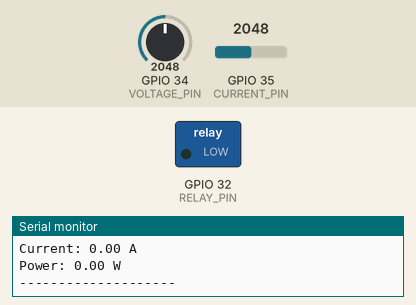
A sketch run on a simulated ESP32. Shown: switched loads named in the sketch (green lamp = pin HIGH), the last lines printed to the serial monitor. The test bench sets the inputs (shaded band); at power-on: GPIO 35 (CURRENT_PIN) = 2048, GPIO 34 (VOLTAGE_PIN) = 2048.

Above: at 2.8 s.
2.9 s: GPIO 35 (CURRENT_PIN) set to 2215
5.6 s: GPIO 35 (CURRENT_PIN) set to 2311
At 7.2 s:
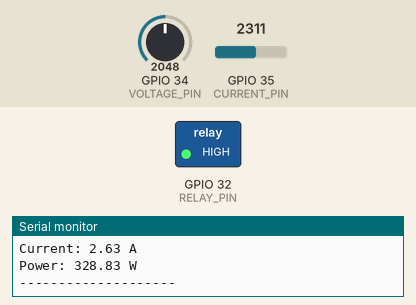
8.3 s: GPIO 35 (CURRENT_PIN) set to 2047
At 11.3 s:
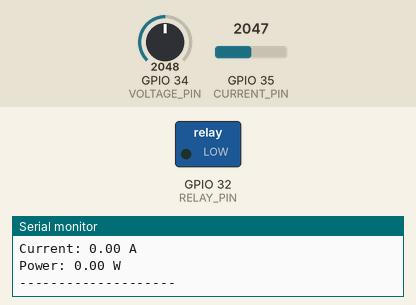
11.6 s: GPIO 35 (CURRENT_PIN) set to 2866
At 13.4 s:
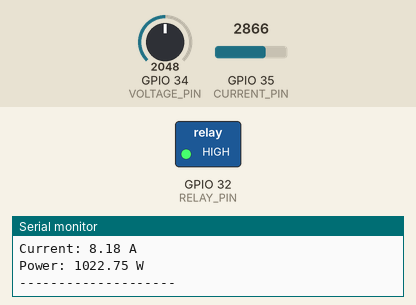
Timing chart, 0 to 14.9 s (numbered marks = the images above; inputs shaded):
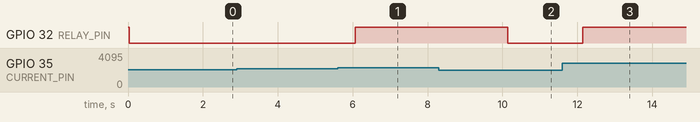

The sketch:

smartEnergymeter.ino
```cpp
#define VOLTAGE_PIN 34
#define CURRENT_PIN 35
#define RELAY_PIN   32

float voltage;
float current;
float power;

void setup() {
  Serial.begin(9600);

  pinMode(RELAY_PIN, OUTPUT);
  digitalWrite(RELAY_PIN, HIGH);   // Relay ON

  Serial.println("Smart Energy Meter Started");
}

void loop() {

  int rawVoltage = analogRead(VOLTAGE_PIN);
  int rawCurrent = analogRead(CURRENT_PIN);

  // Convert ADC values to actual values (approximate)
  voltage = (rawVoltage / 4095.0) * 250.0;   // 0–250V
  current = (rawCurrent - 2048) * 0.01;      // Adjust factor later

  if (current < 0) current = 0;

  power = voltage * current;

  Serial.print("Voltage: ");
  Serial.print(voltage);
  Serial.println(" V");

  Serial.print("Current: ");
  Serial.print(current);
  Serial.println(" A");

  Serial.print("Power: ");
  Serial.print(power);
  Serial.println(" W");

  Serial.println("--------------------");

  // Overload protection
  if (current > 2.0) {
    digitalWrite(RELAY_PIN, HIGH);
    delay(2000);  // Relay OFF
    Serial.println("Overload! Relay OFF");
  } else {
    digitalWrite(RELAY_PIN, LOW);  // Relay ON
    delay(2000);
  }
}
```

Measured:
- the behaviour switches between 2248 and 2249 on GPIO 35 (CURRENT_PIN) (found by bisection; images 0 and 1)
- after the input at 5.6 s, GPIO 32 (RELAY_PIN): LOW → HIGH after 0.47 s
- after the input at 8.3 s, GPIO 32 (RELAY_PIN): HIGH → LOW after 1.8 s
- after the input at 11.6 s, GPIO 32 (RELAY_PIN): LOW → HIGH after 0.55 s
